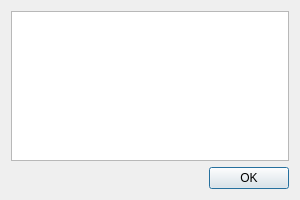
<?xml version="1.0" encoding="UTF-8"?>
<ui version="4.0">
 <class>Nutzer_anz</class>
 <widget class="QDialog" name="Nutzer_anz">
  <property name="windowModality">
   <enum>Qt::NonModal</enum>
  </property>
  <property name="geometry">
   <rect>
    <x>0</x>
    <y>0</y>
    <width>300</width>
    <height>200</height>
   </rect>
  </property>
  <property name="windowTitle">
   <string>Im Chat sind:</string>
  </property>
  <property name="windowIcon">
   <iconset>
    <normaloff>icon.ico</normaloff>icon.ico</iconset>
  </property>
  <layout class="QGridLayout" name="gridLayout">
   <item row="1" column="0">
    <widget class="QDialogButtonBox" name="buttonBox">
     <property name="orientation">
      <enum>Qt::Horizontal</enum>
     </property>
     <property name="standardButtons">
      <set>QDialogButtonBox::Ok</set>
     </property>
    </widget>
   </item>
   <item row="0" column="0">
    <widget class="QListWidget" name="listWidget">
     <property name="sortingEnabled">
      <bool>false</bool>
     </property>
    </widget>
   </item>
  </layout>
 </widget>
 <resources/>
 <connections>
  <connection>
   <sender>buttonBox</sender>
   <signal>accepted()</signal>
   <receiver>Nutzer_anz</receiver>
   <slot>accept()</slot>
   <hints>
    <hint type="sourcelabel">
     <x>248</x>
     <y>254</y>
    </hint>
    <hint type="destinationlabel">
     <x>157</x>
     <y>274</y>
    </hint>
   </hints>
  </connection>
  <connection>
   <sender>buttonBox</sender>
   <signal>rejected()</signal>
   <receiver>Nutzer_anz</receiver>
   <slot>reject()</slot>
   <hints>
    <hint type="sourcelabel">
     <x>316</x>
     <y>260</y>
    </hint>
    <hint type="destinationlabel">
     <x>286</x>
     <y>274</y>
    </hint>
   </hints>
  </connection>
 </connections>
</ui>
